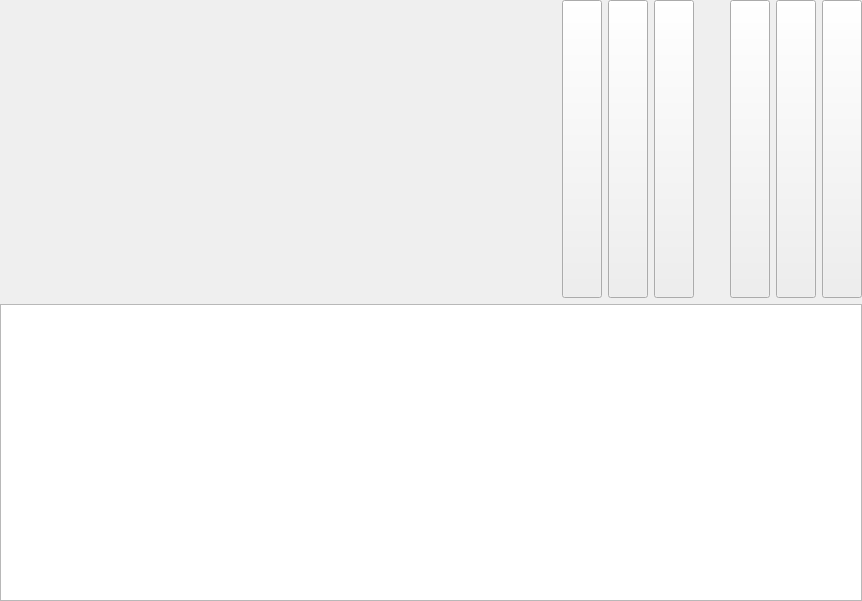
<?xml version="1.0" encoding="UTF-8"?>
<ui version="4.0">
 <class>qSlicerSimpleMarkupsWidget</class>
 <widget class="qSlicerWidget" name="qSlicerSimpleMarkupsWidget">
  <property name="geometry">
   <rect>
    <x>0</x>
    <y>0</y>
    <width>862</width>
    <height>601</height>
   </rect>
  </property>
  <property name="sizePolicy">
   <sizepolicy hsizetype="Expanding" vsizetype="Expanding">
    <horstretch>0</horstretch>
    <verstretch>0</verstretch>
   </sizepolicy>
  </property>
  <property name="windowTitle">
   <string>Form</string>
  </property>
  <layout class="QVBoxLayout" name="verticalLayout">
   <property name="margin">
    <number>0</number>
   </property>
   <item>
    <layout class="QHBoxLayout" name="horizontalLayout">
     <item>
      <widget class="qMRMLNodeComboBox" name="MarkupsFiducialNodeComboBox">
       <property name="enabled">
        <bool>true</bool>
       </property>
       <property name="sizePolicy">
        <sizepolicy hsizetype="Expanding" vsizetype="Expanding">
         <horstretch>0</horstretch>
         <verstretch>0</verstretch>
        </sizepolicy>
       </property>
       <property name="nodeTypes">
        <stringlist>
         <string>vtkMRMLMarkupsFiducialNode</string>
        </stringlist>
       </property>
       <property name="showHidden">
        <bool>true</bool>
       </property>
       <property name="noneEnabled">
        <bool>true</bool>
       </property>
       <property name="addEnabled">
        <bool>true</bool>
       </property>
       <property name="removeEnabled">
        <bool>true</bool>
       </property>
       <property name="editEnabled">
        <bool>false</bool>
       </property>
       <property name="renameEnabled">
        <bool>true</bool>
       </property>
      </widget>
     </item>
     <item>
      <widget class="QPushButton" name="ActiveButton">
       <property name="sizePolicy">
        <sizepolicy hsizetype="Fixed" vsizetype="Expanding">
         <horstretch>0</horstretch>
         <verstretch>0</verstretch>
        </sizepolicy>
       </property>
       <property name="text">
        <string/>
       </property>
       <property name="checkable">
        <bool>true</bool>
       </property>
      </widget>
     </item>
     <item>
      <widget class="ctkColorPickerButton" name="ColorButton">
       <property name="sizePolicy">
        <sizepolicy hsizetype="Fixed" vsizetype="Expanding">
         <horstretch>0</horstretch>
         <verstretch>0</verstretch>
        </sizepolicy>
       </property>
       <property name="checkable">
        <bool>true</bool>
       </property>
       <property name="displayColorName">
        <bool>false</bool>
       </property>
       <property name="dialogOptions">
        <set>ctkColorPickerButton::UseCTKColorDialog</set>
       </property>
      </widget>
     </item>
     <item>
      <widget class="QPushButton" name="PlaceButton">
       <property name="sizePolicy">
        <sizepolicy hsizetype="Fixed" vsizetype="Expanding">
         <horstretch>0</horstretch>
         <verstretch>0</verstretch>
        </sizepolicy>
       </property>
       <property name="text">
        <string/>
       </property>
       <property name="checkable">
        <bool>true</bool>
       </property>
      </widget>
     </item>
     <item>
      <widget class="ctkExpandButton" name="ExpandButton">
       <property name="sizePolicy">
        <sizepolicy hsizetype="Fixed" vsizetype="Expanding">
         <horstretch>0</horstretch>
         <verstretch>0</verstretch>
        </sizepolicy>
       </property>
       <property name="locale">
        <locale language="English" country="Canada"/>
       </property>
       <property name="checked">
        <bool>false</bool>
       </property>
       <property name="autoRaise">
        <bool>true</bool>
       </property>
       <property name="mirrorOnExpand">
        <bool>true</bool>
       </property>
      </widget>
     </item>
     <item>
      <widget class="QFrame" name="ExtraButtonsFrame">
       <property name="sizePolicy">
        <sizepolicy hsizetype="Fixed" vsizetype="Expanding">
         <horstretch>0</horstretch>
         <verstretch>0</verstretch>
        </sizepolicy>
       </property>
       <property name="frameShape">
        <enum>QFrame::NoFrame</enum>
       </property>
       <property name="frameShadow">
        <enum>QFrame::Plain</enum>
       </property>
       <property name="lineWidth">
        <number>0</number>
       </property>
       <layout class="QHBoxLayout" name="horizontalLayout_3">
        <property name="margin">
         <number>0</number>
        </property>
        <item>
         <widget class="QPushButton" name="VisibilityButton">
          <property name="sizePolicy">
           <sizepolicy hsizetype="Fixed" vsizetype="Expanding">
            <horstretch>0</horstretch>
            <verstretch>0</verstretch>
           </sizepolicy>
          </property>
          <property name="text">
           <string/>
          </property>
         </widget>
        </item>
        <item>
         <widget class="QPushButton" name="LockButton">
          <property name="sizePolicy">
           <sizepolicy hsizetype="Fixed" vsizetype="Expanding">
            <horstretch>0</horstretch>
            <verstretch>0</verstretch>
           </sizepolicy>
          </property>
          <property name="text">
           <string/>
          </property>
         </widget>
        </item>
        <item>
         <widget class="QPushButton" name="DeleteButton">
          <property name="sizePolicy">
           <sizepolicy hsizetype="Fixed" vsizetype="Expanding">
            <horstretch>0</horstretch>
            <verstretch>0</verstretch>
           </sizepolicy>
          </property>
          <property name="text">
           <string/>
          </property>
         </widget>
        </item>
       </layout>
      </widget>
     </item>
    </layout>
   </item>
   <item>
    <layout class="QHBoxLayout" name="horizontalLayout_2">
     <property name="topMargin">
      <number>0</number>
     </property>
     <item>
      <widget class="QTableWidget" name="MarkupsFiducialTableWidget"/>
     </item>
    </layout>
   </item>
  </layout>
 </widget>
 <customwidgets>
  <customwidget>
   <class>qMRMLNodeComboBox</class>
   <extends>QWidget</extends>
   <header>qMRMLNodeComboBox.h</header>
   <container>1</container>
  </customwidget>
  <customwidget>
   <class>qSlicerWidget</class>
   <extends>QWidget</extends>
   <header>qSlicerWidget.h</header>
   <container>1</container>
  </customwidget>
  <customwidget>
   <class>ctkColorPickerButton</class>
   <extends>QPushButton</extends>
   <header>ctkColorPickerButton.h</header>
  </customwidget>
  <customwidget>
   <class>ctkExpandButton</class>
   <extends>QToolButton</extends>
   <header>ctkExpandButton.h</header>
  </customwidget>
 </customwidgets>
 <resources/>
 <connections>
  <connection>
   <sender>qSlicerSimpleMarkupsWidget</sender>
   <signal>mrmlSceneChanged(vtkMRMLScene*)</signal>
   <receiver>MarkupsFiducialNodeComboBox</receiver>
   <slot>setMRMLScene(vtkMRMLScene*)</slot>
   <hints>
    <hint type="sourcelabel">
     <x>199</x>
     <y>149</y>
    </hint>
    <hint type="destinationlabel">
     <x>300</x>
     <y>149</y>
    </hint>
   </hints>
  </connection>
  <connection>
   <sender>ExpandButton</sender>
   <signal>toggled(bool)</signal>
   <receiver>ExtraButtonsFrame</receiver>
   <slot>setVisible(bool)</slot>
   <hints>
    <hint type="sourcelabel">
     <x>734</x>
     <y>148</y>
    </hint>
    <hint type="destinationlabel">
     <x>803</x>
     <y>148</y>
    </hint>
   </hints>
  </connection>
 </connections>
</ui>
